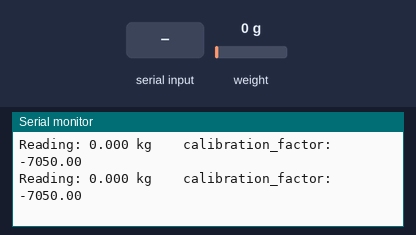
Recording of a sketch running on a simulated Arduino Uno, built with avr-gcc and run on an emulated ATmega328P. Parts: the last lines printed to the serial monitor. Inputs (shaded band) come from the test bench; at power-on: weight on the scale 0 g.

Above: at 2.4 s.
2.5 s: weight on the scale set to 100 g
At 2.59 s:
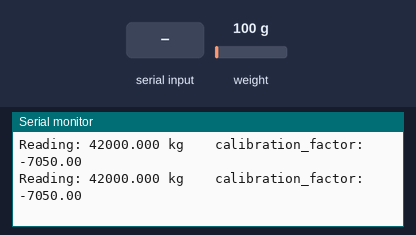
5.5 s: "a" received over Serial
At 5.64 s:
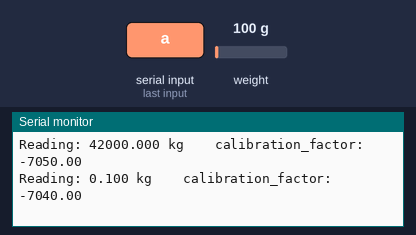
8.5 s: "f" received over Serial
At 8.58 s:
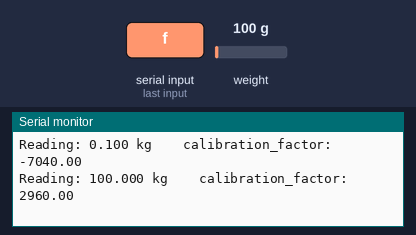
11.5 s: weight on the scale set to 1250 g
At 11.52 s:
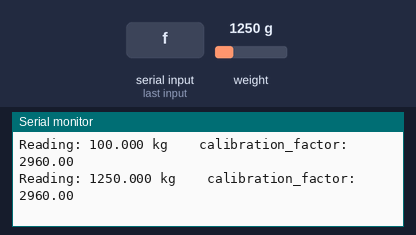
Timing chart, 0 to 14.0 s (numbered marks = the images above; inputs shaded):
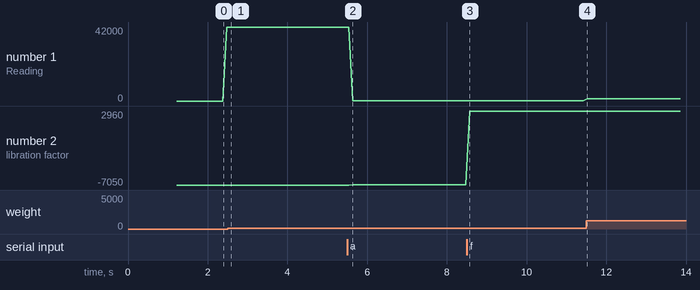

The sketch:

load.ino
```cpp
#include "HX711.h"  // Make sure you installed HX711 by Bogdan Necula or olkal

#define DOUT  A3
#define CLK   A2

HX711 scale;  // Declare the scale object here

float calibration_factor = -7050; // Adjust later for your load cell

void setup() {
  Serial.begin(9600);
  Serial.println("HX711 Calibration");
  Serial.println("Remove all weight from scale");
  Serial.println("After readings begin, place known weight on scale");
  Serial.println("Press a,s,d,f to increase calibration factor by 10,100,1000,10000 respectively");
  Serial.println("Press z,x,c,v to decrease calibration factor by 10,100,1000,10000 respectively");
  Serial.println("Press t for tare");

  scale.begin(DOUT, CLK);  // Initialize the HX711
  scale.set_scale();       // Reset scale to default
  scale.tare();            // Reset the scale to 0
}

void loop() {
  Serial.print("Reading: ");
  Serial.print(scale.get_units(), 3);
  Serial.print(" kg");
  Serial.print("    calibration_factor: ");
  Serial.println(calibration_factor);

  if (Serial.available()) {
    char temp = Serial.read();
    if (temp == 'a') calibration_factor += 10;
    else if (temp == 's') calibration_factor += 100;
    else if (temp == 'd') calibration_factor += 1000;
    else if (temp == 'f') calibration_factor += 10000;
    else if (temp == 'z') calibration_factor -= 10;
    else if (temp == 'x') calibration_factor -= 100;
    else if (temp == 'c') calibration_factor -= 1000;
    else if (temp == 'v') calibration_factor -= 10000;
    else if (temp == 't') scale.tare();  // Reset scale
    scale.set_scale(calibration_factor);
  }
}
```

Measured:
- after the input at 2.5 s, the serial monitor: prints a new line after 0.09 s (image 1)
- after the input at 5.5 s, the serial monitor: prints a new line after 0.14 s (image 2)
- after the input at 8.5 s, the serial monitor: prints a new line after 0.07 s (image 3)
- after the input at 11.5 s, the serial monitor: prints a new line at once (image 4)
- plotted number 1: 42000 → 0.1 after the input at 5.5 s, 0.1 → 100 after the input at 8.5 s, 100 → 1250 after the input at 11.5 s
- plotted number 2: -7050 → -7040 after the input at 5.5 s, -7040 → 2960 after the input at 8.5 s
